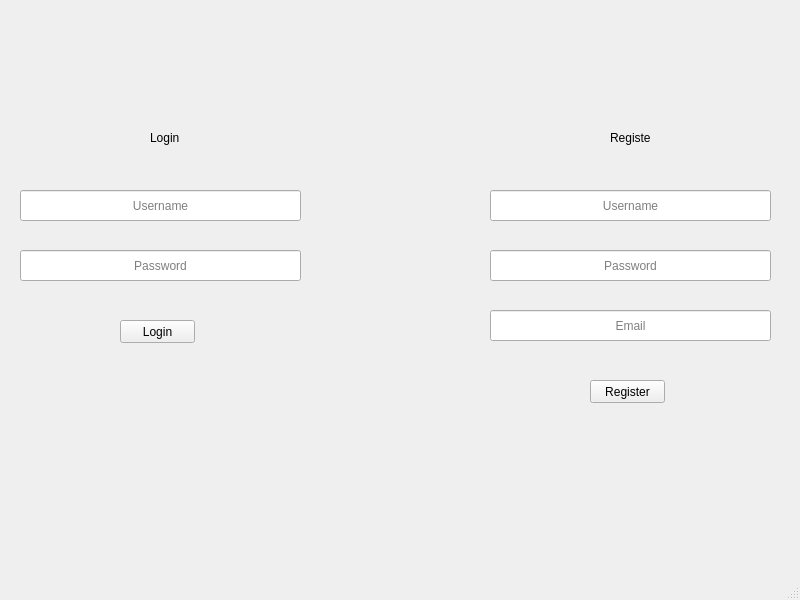
<?xml version="1.0" encoding="UTF-8"?>
<ui version="4.0">
 <class>MainWindow</class>
 <widget class="QMainWindow" name="MainWindow">
  <property name="geometry">
   <rect>
    <x>0</x>
    <y>0</y>
    <width>800</width>
    <height>600</height>
   </rect>
  </property>
  <property name="windowTitle">
   <string>SuperVisor</string>
  </property>
  <widget class="QWidget" name="centralwidget">
   <widget class="QPushButton" name="btn1">
    <property name="geometry">
     <rect>
      <x>120</x>
      <y>320</y>
      <width>75</width>
      <height>23</height>
     </rect>
    </property>
    <property name="text">
     <string>Login</string>
    </property>
   </widget>
   <widget class="QLineEdit" name="code">
    <property name="geometry">
     <rect>
      <x>20</x>
      <y>190</y>
      <width>281</width>
      <height>31</height>
     </rect>
    </property>
    <property name="alignment">
     <set>Qt::AlignCenter</set>
    </property>
    <property name="placeholderText">
     <string>Username</string>
    </property>
   </widget>
   <widget class="QLineEdit" name="code_2">
    <property name="geometry">
     <rect>
      <x>20</x>
      <y>250</y>
      <width>281</width>
      <height>31</height>
     </rect>
    </property>
    <property name="alignment">
     <set>Qt::AlignCenter</set>
    </property>
    <property name="placeholderText">
     <string>Password</string>
    </property>
   </widget>
   <widget class="QLabel" name="label">
    <property name="geometry">
     <rect>
      <x>150</x>
      <y>130</y>
      <width>31</width>
      <height>16</height>
     </rect>
    </property>
    <property name="text">
     <string>Login</string>
    </property>
   </widget>
   <widget class="QLineEdit" name="code_3">
    <property name="geometry">
     <rect>
      <x>490</x>
      <y>190</y>
      <width>281</width>
      <height>31</height>
     </rect>
    </property>
    <property name="accessibleDescription">
     <string/>
    </property>
    <property name="autoFillBackground">
     <bool>false</bool>
    </property>
    <property name="inputMask">
     <string/>
    </property>
    <property name="text">
     <string/>
    </property>
    <property name="alignment">
     <set>Qt::AlignCenter</set>
    </property>
    <property name="readOnly">
     <bool>false</bool>
    </property>
    <property name="placeholderText">
     <string>Username</string>
    </property>
   </widget>
   <widget class="QLineEdit" name="code_4">
    <property name="geometry">
     <rect>
      <x>490</x>
      <y>250</y>
      <width>281</width>
      <height>31</height>
     </rect>
    </property>
    <property name="inputMask">
     <string/>
    </property>
    <property name="text">
     <string/>
    </property>
    <property name="alignment">
     <set>Qt::AlignCenter</set>
    </property>
    <property name="placeholderText">
     <string>Password</string>
    </property>
   </widget>
   <widget class="QLabel" name="label_2">
    <property name="geometry">
     <rect>
      <x>610</x>
      <y>130</y>
      <width>41</width>
      <height>16</height>
     </rect>
    </property>
    <property name="text">
     <string>Register</string>
    </property>
   </widget>
   <widget class="QPushButton" name="btn1_2">
    <property name="geometry">
     <rect>
      <x>590</x>
      <y>380</y>
      <width>75</width>
      <height>23</height>
     </rect>
    </property>
    <property name="autoFillBackground">
     <bool>false</bool>
    </property>
    <property name="text">
     <string>Register</string>
    </property>
   </widget>
   <widget class="QLineEdit" name="code_5">
    <property name="geometry">
     <rect>
      <x>490</x>
      <y>310</y>
      <width>281</width>
      <height>31</height>
     </rect>
    </property>
    <property name="inputMask">
     <string/>
    </property>
    <property name="text">
     <string/>
    </property>
    <property name="alignment">
     <set>Qt::AlignCenter</set>
    </property>
    <property name="placeholderText">
     <string>Email</string>
    </property>
   </widget>
  </widget>
  <widget class="QStatusBar" name="statusbar"/>
 </widget>
 <resources/>
 <connections/>
</ui>
